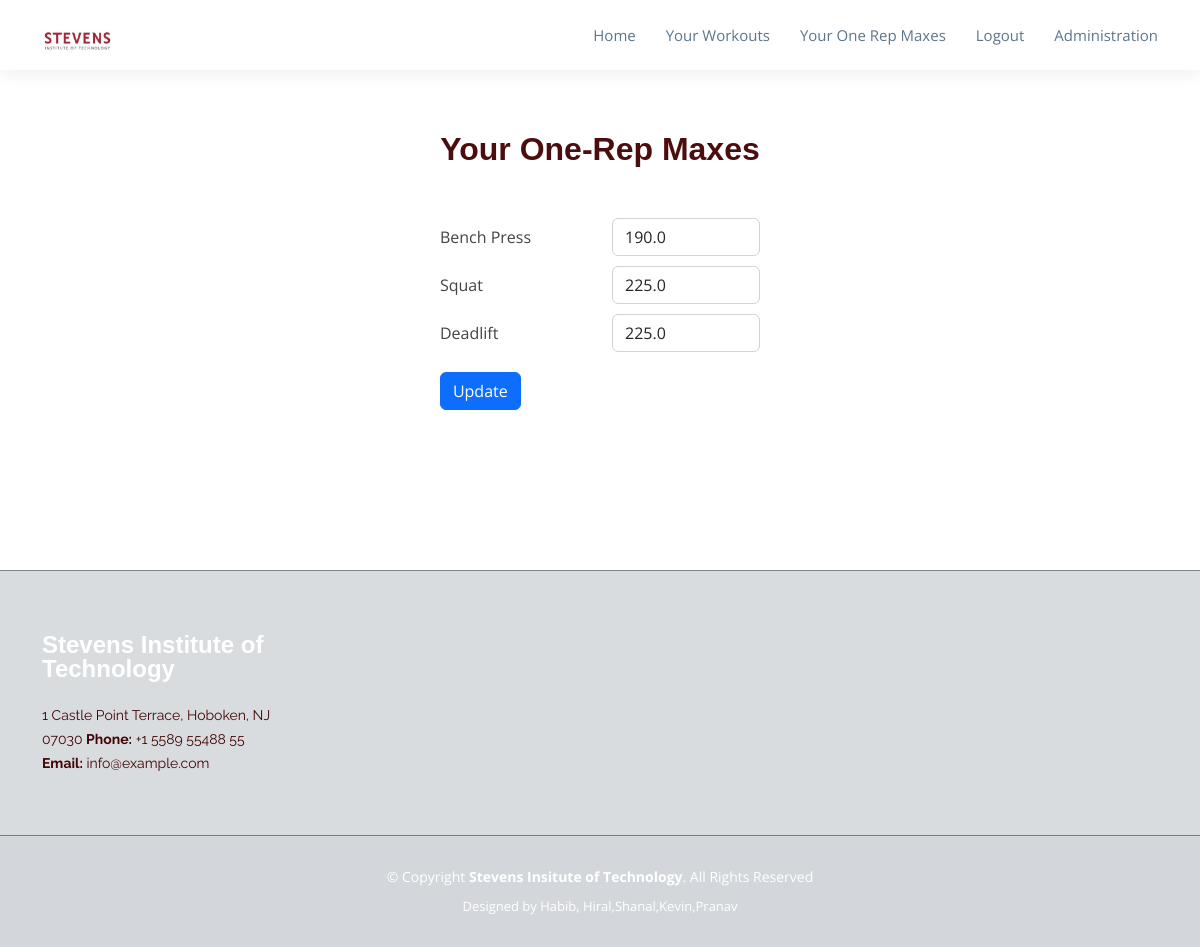
The app's page /workouts/oneRepMaxes (signed in) with its own data.
### base/models.py (models this page shows, shortened)
class OneRepMax(models.Model):
    exercise = models.TextField(null=False)
    weight = models.FloatField(null=False)
    user = models.ForeignKey(User, on_delete=models.CASCADE, default=None)

### base/views.py (the view)
# urls.py: path('workouts/oneRepMaxes', views.one_rep_max, name="oneRepMaxes"),
def one_rep_max(request):
    if request.user.is_authenticated:
        member = request.user
        one_rep_maxes = OneRepMax.objects.filter(user=member.id)
        if one_rep_maxes is not None:
            context = {
                'oneRepMaxes': one_rep_maxes
            }
        return render(request, 'base/one_rep_max.html', context)
    else:
        return render(request, 'base/404.html', context={
            'msg': 'You must be logged in to view your One Rep Maxes'
        })

### base/templates/base/one_rep_max.html (shortened to what this page needs)
{% load static %}
<!DOCTYPE html>
<html lang="en">
<head>
  <link href="{% static 'home/vendor/animate.css/animate.min.css' %}" rel="stylesheet">
  <link href="{% static 'home/vendor/aos/aos.css' %}" rel="stylesheet">
  <link href="{% static 'home/vendor/bootstrap/css/bootstrap.min.css' %}" rel="stylesheet">
  <link href="{% static 'home/vendor/bootstrap-icons/bootstrap-icons.css' %}" rel="stylesheet">
  <link href="{% static 'home/vendor/boxicons/css/boxicons.min.css' %}" rel="stylesheet">
  <link href="{% static 'home/vendor/glightbox/css/glightbox.min.css' %}" rel="stylesheet">
  <link href="{% static 'home/vendor/swiper/swiper-bundle.min.css' %}" rel="stylesheet">
  <link rel="stylesheet" href="https://cdnjs.cloudflare.com/ajax/libs/font-awesome/4.7.0/css/font-awesome.min.css">
  <link href="{% static 'home/css/style.css' %}" rel="stylesheet">
  <link href="{% static 'home/css/style2.css' %}" rel="stylesheet">
</head>
<body>
    <header id="header" class="d-flex align-items-center">
        <div class="container d-flex align-items-center">
        <div class="logo me-auto">
        <a href="/"><img src="{% static 'home/img/logo/logo-1.jpg' %}" alt="" class="img-fluid"></a>
        </div>
        {% include 'base/navbar.html' %}
        </div>
    </header>
    <section id="oneRepMax">
        <div class="container">
            <div class="section-title">
                <h2>Your One-Rep Maxes</h2>
            </div>
            <div class="row">
                <div class="d-flex justify-content-center" style="padding-bottom: 100px;">
                    <form method="POST" action="oneRepMaxes/update">
                        {% for orm in oneRepMaxes %}
                        <div class="form-group row" style="margin-bottom: 10px;">
                            <label class="col-sm-6 col-form-label" for="onerepmax-{{orm.id}}">{{orm.exercise}}</label>
                            <div class="col-sm-6">
                                <input type="number" name="weight" class="form-control" id="onerepmax-{{orm.id}}" value="{{orm.weight}}"/>
                            </div>
                        </div>
                        {% endfor %}
                        <button type="submit" class="btn btn-primary" style="margin-top: 10px">Update</button>
                    </form>
                </div>
            </div>
        </div>
    </section>
    <footer id="footer">
        <div class="footer-top">
        <div class="container">
            <div class="row">
            <div class="col-lg-3 col-md-6 footer-info">
                <h3>Stevens Institute of Technology</h3>
                <p>
                1 Castle Point Terrace, Hoboken, NJ 07030
                <strong>Phone:</strong> +1 5589 55488 55<br>
                <strong>Email:</strong> info@example.com<br>
                </p>
                </div>
            </div>
            </div>
        </div>
        <div class="container">
        <div class="copyright">
            &copy; Copyright <strong><span>Stevens Insitute of Technology</span></strong>. All Rights Reserved
        </div>
        <div class="credits">
            Designed by Habib, Hiral,Shanal,Kevin,Pranav</a>
        </div>
        </div>
    </footer>
</body>

### base/static/home/css/style.css (style rules this page uses)
body { font-family: "Open Sans", sans-serif; color: #444; }
a { color: red; text-decoration: none; }
h1, h2, h3, h4, h5, h6, .font-primary { font-family: "Arial", sans-serif; }
#header { height: 70px; background: #fff; z-index: 997; box-shadow: 0px 5px 15px 0px rgba(0, 0, 0, 0.06); }
#header .logo img { padding: 0; margin: 0; max-height: 40px; }
.scrolled-offset { margin-top: 70px; }
section { padding: 60px 0; overflow: hidden; }
.section-title { text-align: center; padding-bottom: 30px; }
.section-title h2 { font-size: 32px; font-weight: 600; margin-bottom: 20px; padding-bottom: 0; color: rgb(75, 13, 13); }
#footer { background: #d3d7dc; padding: 0 0 30px 0; color: #fff; font-size: 14px; }
#footer .footer-top { background: #d9dcdf; border-top: 1px solid #7b8894; border-bottom: 1px solid #67839c; padding: 60px 0 30px 0; }
#footer .footer-top .footer-info { margin-bottom: 30px; }
#footer .footer-top .footer-info h3 { font-size: 24px; margin: 0 0 20px 0; padding: 2px 0 2px 0; line-height: 1; font-weight: 700; }
#footer .footer-top .footer-info p { font-size: 14px; line-height: 24px; margin-bottom: 0; font-family: "Raleway", sans-serif; color: rgb(66, 5, 5); }
#footer .copyright { text-align: center; padding-top: 30px; }
#footer .credits { padding-top: 10px; text-align: center; font-size: 13px; color: #fff; }

### base/static/home/css/style2.css (style rules this page uses)
.section-title { grid-row: 1; grid-column: span 3; }

### records on screen
OneRepMax: exercise "Bench Press", weight "190.0"
OneRepMax: exercise "Squat", weight "225.0"
OneRepMax: exercise "Deadlift", weight "225.0"
